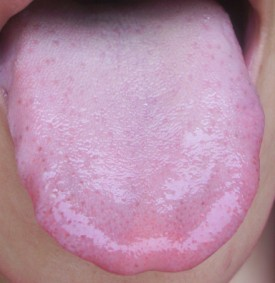
//> input picture Snakes/Debug/pic1.jpg, 275 x 283 px
$ ./FindContour   (built with g++ and OpenCV 4)
//> lines starting //> are read from the running program, lines starting //| are printed output that depends on the picture; after the words box and inside, x2 and y2 are one past the last pixel; in counts of white or black regions, pixels touching at a corner belong together
#include <opencv2/core.hpp>
#include <opencv2/highgui.hpp>
#include <opencv2/imgproc.hpp>
#include <vector>
#include <string>
#include <opencv2/core/core_c.h>
#include <stdlib.h>

using namespace cv;
using namespace std;

Mat srcImage;
Mat grayImage;
Mat TempImage;

int g_nThreshold = 130;
int g_NeighborValue = 10;
int g_ColorValue = 10;
int g_CoordinateValue = 10;

void on_change(int, void*);

void main()
{
	namedWindow("FindContours边缘检测",WINDOW_KEEPRATIO);

	createTrackbar("二值图阈值","FindContours边缘检测", &g_nThreshold, 255, on_change);
	createTrackbar("邻域半径", "FindContours边缘检测", &g_NeighborValue, 50, on_change);
	createTrackbar("颜色空间", "FindContours边缘检测", &g_ColorValue, 50, on_change);
	createTrackbar("坐标空间", "FindContours边缘检测", &g_CoordinateValue, 50, on_change);

	on_change(g_nThreshold, 0);

	while (char(waitKey(1)) != 'q'){}
	return;

}

void on_change(int, void*)
{

	srcImage = imread("pic1.jpg", CV_LOAD_IMAGE_ANYCOLOR | CV_LOAD_IMAGE_ANYDEPTH);
//> srcImage is the input picture: 283 rows x 275 cols, CV_8UC3; mean B, G, R 162.5, 139.5, 179.4
	grayImage = imread("pic1.jpg", CV_LOAD_IMAGE_GRAYSCALE);
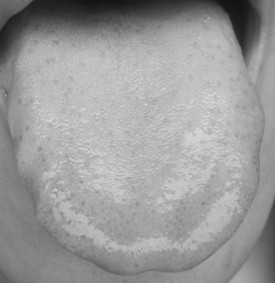
//> grayImage: 283 rows x 275 cols, CV_8UC1; min 18, max 222, mean 154.1
	TempImage.create(srcImage.size(),srcImage.type());

	bilateralFilter(srcImage, TempImage, g_NeighborValue, g_ColorValue, g_CoordinateValue);
	cvtColor(TempImage, grayImage, CV_RGB2GRAY);
	threshold(grayImage, grayImage, g_nThreshold, 255, CV_THRESH_BINARY);
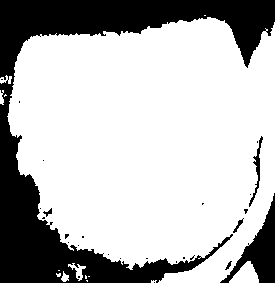
//> grayImage: 283 rows x 275 cols, CV_8UC1; 72.7% white; 27 black regions (21 under 20 px)

	vector<vector<Point>> contours;
	vector<Vec4i> hierarchy;

	findContours(grayImage, contours, hierarchy, CV_RETR_EXTERNAL, CV_CHAIN_APPROX_SIMPLE);
//> contours = 14 contours, 8 with area under 20; largest, box (x1, y1, x2, y2) and area: (7, 17, 275, 283) 55650, (229, 261, 259, 283) 360, (68, 263, 86, 281) 90, (0, 75, 12, 84) 38, (61, 271, 69, 282) 37, (0, 90, 4, 105) 25

	for (int i = 0; i < contours.size(); i++)
	{
		drawContours(srcImage, contours, i, Scalar(0, 255, 0), 2, 8, hierarchy, 0, Point());
	}
//> this loop made 14 passes
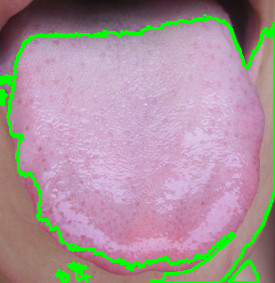
//> srcImage: 283 rows x 275 cols, CV_8UC3; 6.43% of pixels changed, all inside (x1, y1, x2, y2) = (0, 14, 275, 283)
//> the 'q' key is pressed

	imshow("FindContours边缘检测", srcImage);

}
